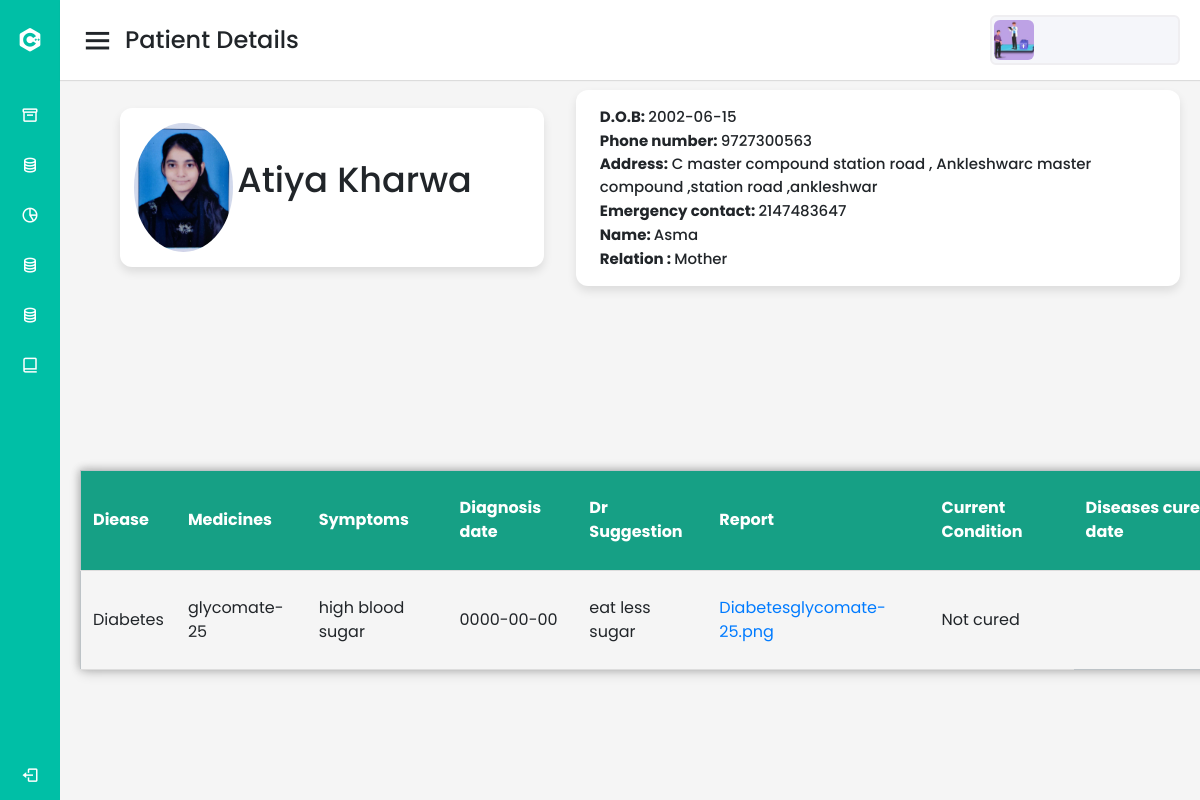
/doctor/view_reports.php (signed in), run on the app's committed database.
### tables this page shows
CREATE TABLE IF NOT EXISTS `master_patient_table` (
  `p_name` varchar(50) NOT NULL,
  `healthcardnumber` bigint(12) NOT NULL,
  `phoneno` varchar(11) NOT NULL,
  `address` varchar(250) NOT NULL,
  `email` varchar(50) NOT NULL,
  `bloodgroup` varchar(3) NOT NULL,
  `gender` varchar(10) NOT NULL,
  `age` int(3) NOT NULL,
  `aadhar_no` varchar(12) NOT NULL,
  `emergency_no` varchar(12) NOT NULL,
  `emc_name` varchar(50) NOT NULL,
  `emc_relation` varchar(50) NOT NULL,
  `date_issue_hc` date NOT NULL,
  `fileloc` text NOT NULL,
  `dob` date NOT NULL,
  KEY `healthcardnumber` (`healthcardnumber`)
);

CREATE TABLE IF NOT EXISTS `disease_table1` (
  `pa_hc_no` bigint(12) NOT NULL,
  `d_name` varchar(50) NOT NULL,
  `dr_id` int(10) NOT NULL,
  `medicines` varchar(250) NOT NULL,
  `symtoms` varchar(250) NOT NULL,
  `d_date` date NOT NULL,
  `suggest` varchar(250) NOT NULL,
  `report` varchar(250) NOT NULL,
  `ongoind_d_no` int(5) NOT NULL,
  `disease_id` int(11) NOT NULL AUTO_INCREMENT,
  `d_show` int(11) NOT NULL,
  PRIMARY KEY (`disease_id`),
  KEY `pa_hc_no` (`pa_hc_no`),
  KEY `dr_id` (`dr_id`)
);

### doctor/view_reports.php (the view, shortened to what this page needs)
<?php
include "config.php";
?>
<!DOCTYPE html>
<html lang="en">
<head>
    <link rel="stylesheet" href="style.css">
    <link href='https://unpkg.com/boxicons@2.0.7/css/boxicons.min.css' rel='stylesheet'>
    <link rel="stylesheet" href="https://cdn.jsdelivr.net/npm/bootstrap@4.0.0/dist/css/bootstrap.min.css">
    <link rel="stylesheet" href="css/report.css">
</head>
<body>
  <div class="sidebar">
    <div class="logo-details">
      <i class='bx bxl-c-plus-plus'></i>
      <span class="logo_name">HealthCard</span>
    </div>
      <ul class="nav-links">
        <li>
          <a href="Dr_Dashboard.php">
            <i class='bx bx-box' ></i>
            <span class="links_name">Patient </span>
          </a>
        </li>
        <li>
          <a href="view_reports.php">
            <i class='bx bx-coin-stack' ></i>
            <span class="links_name">View Reports</span>
          </a>
        </li>
        <li>
          <a href="update_reports.php">
            <i class='bx bx-pie-chart-alt-2' ></i>
            <span class="links_name">Add Report</span>
          </a>
        </li>
        <li>
          <a href="vac_reports.php">
            <i class='bx bx-coin-stack' ></i>
            <span class="links_name">Vaccination Report</span>
          </a>
        </li>
        <li>
          <a href="allergies.php">
            <i class='bx bx-coin-stack' ></i>
            <span class="links_name">Allergies</span>
          </a>
        </li>
        <li>
          <a href="setting.php">
            <i class='bx bx-book-alt' ></i>
            <span class="links_name">Account</span>
          </a>
        </li>
        <li class="log_out">
          <a href="logout.php">
            <i class='bx bx-log-out'></i>
            <span class="links_name">Log out</span>
          </a>
        </li>
      </ul>
  </div>
  <section class="home-section">
    <nav>
      <div class="sidebar-button">
        <i class='bx bx-menu sidebarBtn'></i>
        <span class="dashboard">Patient Details</span>
      </div>
      <div class="profile-details">
        <img src="images/download.jpg" alt="">
      </div>
    </nav>
  <?php
  $hcnumber = trim($_SESSION["pa_hc_no"]);
  $sql = "SELECT * FROM master_patient_table WHERE healthcardnumber ='{$hcnumber}' ";
$result = mysqli_query($con,$sql);
if(mysqli_num_rows($result) > 0 ){
  while($row = mysqli_fetch_assoc($result)) {
  $name = $row['p_name'];
  $dob = $row['dob'];
  $phoneno = $row['phoneno'];
  $address = $row['address'];
  $ecname = $row['emc_name'];
  $ecno = $row['emergency_no'];
  $ecrelation =$row['emc_relation'];
  }}
  ?>
 <div class="home-content">
  <div class="overview-boxes">
    <div class="box">
      <div class="right-side">
          <img src="http://localhost/healthcarecard/hc/patient/<?php echo $hcnumber?>.png" class="images">
        <div class="number"><?php echo $name;?></div>
      </div>
    </div>
    <div class="box2">
      <div class="right-side">
        <div class="number"><b>D.O.B: </b><span><?php echo $dob;?></span></div><br>
        <div class="number"><b>Phone number: </b><span><?php echo $phoneno;?></span></div><br>
        <div class="number"><b>Address:</b> <span><?php echo $address;?></span></div><br>
        <div class="number"><b>Emergency contact: </b> <span><?php echo $ecno;?></span></div><br>
        <div class="number"><b>Name: </b><span><?php echo $ecname;?></span></div><br>
        <div class="number"><b>Relation : </b><span><?php echo $ecrelation;?></span></div>
      </div>
    </div>
  </div>
<?php
 $hc = trim($_SESSION['pa_hc_no']);
 $sql = "SELECT * FROM disease_table1 WHERE pa_hc_no = {$hc} AND d_show = '1' ";
$result = mysqli_query($con,$sql);
if(mysqli_num_rows($result) > 0 ){?>
    <div class="sales-boxes">
            <table >
                <tr id="header">
                    <th>Diease</th>
                    <th>Medicines</th>
                    <th>Symptoms</th>
                    <th>Diagnosis date</th>
                    <th>Dr Suggestion</th>
                    <th>Report</th>
                    <th>Current Condition</th>
                    <th>Diseases cure date</th>
                </tr>
                <?php
    while($row = mysqli_fetch_assoc($result)) {?>
                <tr>
                    <td><?php echo $row['d_name'] ?> </td>
                    <td><?php echo $row['medicines'] ?> </td>
                    <td><?php echo $row['symtoms'] ?></td>
                    <td><?php echo $row['d_date'] ?></td>
                    <td><?php echo $row['suggest'] ?> </td>
                    <td><a href = "http://localhost/healthcarecard/hc/doctor/<?php echo $row['report'];?>" target="_blank" ><?php echo $row['report']?></a></td>
                    <td><?php if($row['ongoind_d_no']='1'){echo "Not cured";}
                    else{
                      echo "Cured";
                    }?> </td>
                </tr>
           <?php } ?>
              </table>
    </div>
    </div>
    <?php } ?>
  </section>
</body>
</html>

### css/Style.css (style rules this page uses)
* { margin:0; padding:0; box-sizing: border-box; }
body, input { font-family:'Times New Roman', Times, serif; }

### doctor/css/report.css (style rules this page uses)
* { margin: 0; padding: 0; box-sizing: border-box; font-family: 'Poppins', sans-serif; }
.sidebar { position: fixed; height: 100%; width: 240px; background:#00bfa6; transition: all 0.5s ease; }
.sidebar .logo-details { height: 80px; display: flex; align-items: center; }
.sidebar .logo-details i { font-size: 28px; font-weight: 500; color: #fff; min-width: 60px; text-align: center }
.sidebar .logo-details .logo_name { color: #fff; font-size: 24px; font-weight: 500; }
.sidebar .nav-links { margin-top: 10px; }
.sidebar .nav-links li { position: relative; list-style: none; height: 50px; }
.sidebar .nav-links li a { height: 100%; width: 100%; display: flex; align-items: center; text-decoration: none; transition: all 0.4s ease; }
.sidebar .nav-links li i { min-width: 60px; text-align: center; font-size: 18px; color: #fff; }
.sidebar .nav-links li a .links_name { color: #fff; font-size: 15px; font-weight: 400; white-space: nowrap; }
.sidebar .nav-links .log_out { position: absolute; bottom: 0; width: 100%; }
.home-section { position: relative; background: #f5f5f5; min-height: 100vh; width: calc(100% - 240px); left: 240px; transition: all 0.5s ease; }
.home-section nav { display: flex; justify-content: space-between; height: 80px; background: #fff; display: flex; align-items: center; position: fixed; width: calc(100% - 240px); left: 240px; z-index: 100; padding: 0 20px; box-shadow: 0 1px 1px rgba(0, 0, 0, 0.1); transition: all 0.5s ease; }
.home-section nav .sidebar-button { display: flex; align-items: center; font-size: 24px; font-weight: 500; }
nav .sidebar-button i { font-size: 35px; margin-right: 10px; }
table { position: absolute; left: 50%; top: 50%; transform: translate(-50%, -50%); border-collapse: collapse; width: 100%; height: 200px; border: 1px solid #bdc3c7; box-shadow: 2px 2px 12px rgba(0, 0, 0, 0.2), -1px -1px 8px rgba(0, 0, 0, 0.2); margin-top: 170px; margin-left: 20px; margin-right: 10px; }
tr { transition: all .2s ease-in; cursor: pointer; }
th, td { padding: 12px; text-align: left; border-bottom: 1px solid #ddd; }
#header { background-color: #16a085; color: #fff; }
.home-section nav .profile-details { display: flex; align-items: center; background: #F5F6FA; border: 2px solid #EFEEF1; border-radius: 6px; height: 50px; min-width: 190px; padding: 0 15px 0 2px; }
nav .profile-details img { height: 40px; width: 40px; border-radius: 6px; object-fit: cover; }
.home-section .home-content { overflow: hidden; padding-top: 90px; margin-left: 20px; padding-left: 20px; }
.home-content .overview-boxes { display: flex; align-items: center; justify-content: space-between; flex-wrap: wrap; padding: 0 20px; margin-bottom: 26px; }
.home-content .overview-boxes .images { border-radius: 60%; height: 25%; width: 25%; object-fit: cover; }
table { border: 1px solid #bdc3c7; box-shadow: 2px 2px 12px rgba(0, 0, 0, 0.2), -1px -1px 8px rgba(0, 0, 0, 0.2); }
tr { cursor: pointer; }
.overview-boxes .box { display: flex; align-items: flex-start; justify-content: flex-start; width:40%; background: #fff; padding: 15px 14px; border-radius: 12px; box-shadow: 0 5px 10px rgba(0,0,0,0.1); }
.overview-boxes .box2 { display: flex; align-items: flex-start; justify-content: flex-start; width:57%; background: #fff; padding: 15px 14px; border-radius: 12px; box-shadow: 0 5px 10px rgba(0,0,0,0.1); }
.home-content .box2 .number { display: inline-block; font-size: 15px; font-weight: 500; margin-left: 10px; }
.home-content .box .number { display: inline-block; font-size: 35px; margin-top: -6px; font-weight: 500; }
.home-content .sales-boxes { display: flex; justify-content: space-between; }
@media (max-width: 1240px) { .sidebar { width: 60px; } }
@media (max-width: 1240px) { .home-section { width: calc(100% - 60px); left: 60px; } }
@media (max-width: 1240px) { .home-section nav { width: calc(100% - 60px); left: 60px; } }

### data on the page
master_patient_table: p_name "Atiya Kharwa", dob "2002-06-15", phoneno "9727300563", address "C master compound station road , Ankleshwarc master compound ,station road ,ankleshwar", emergency_no "2147483647", emc_name "Asma", emc_relation "Mother"
disease_table1: d_name "Diabetes", medicines "glycomate-25", symtoms "high blood sugar", d_date "0000-00-00", suggest "eat less sugar", report "Diabetesglycomate-25.png"
